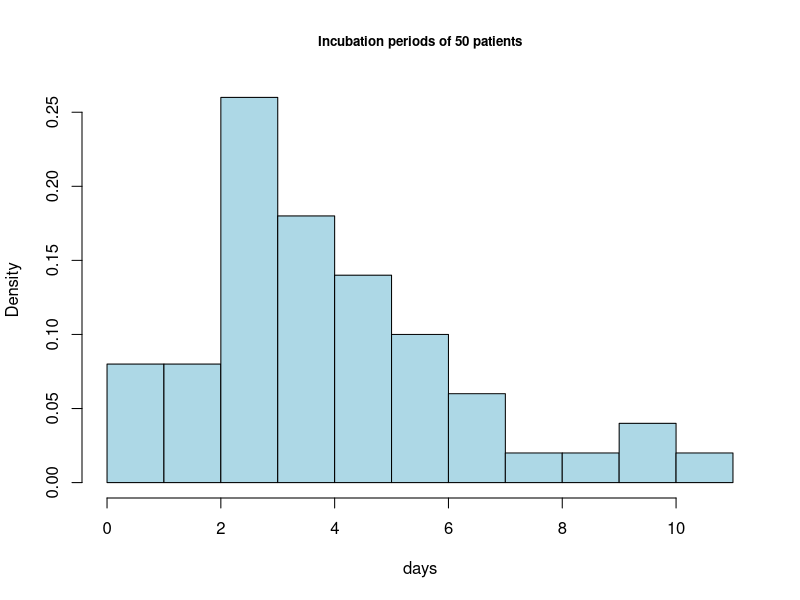
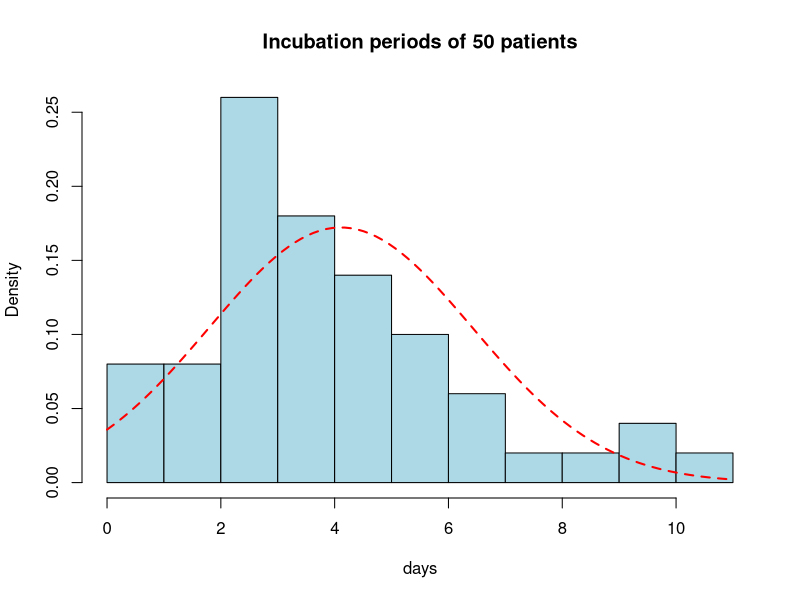
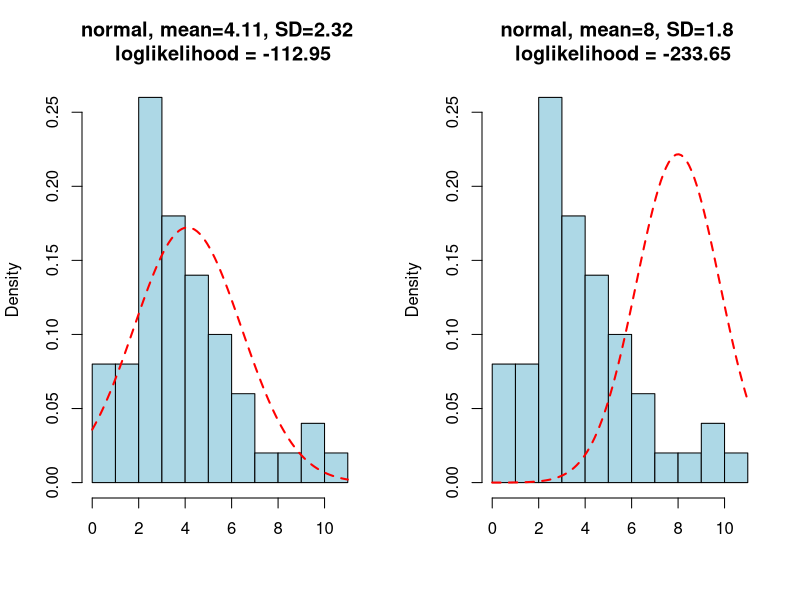
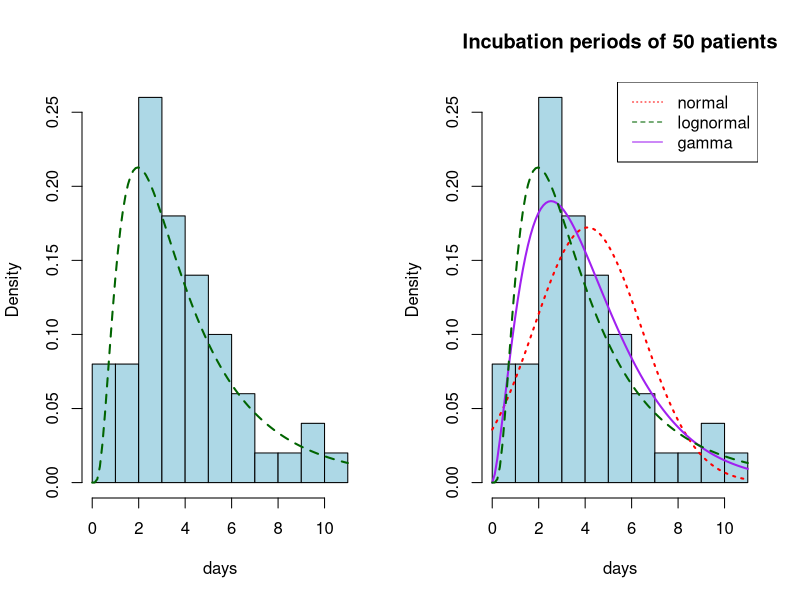

Generate these figures, in order, with R:
## ---- chunk 1
knitr::opts_chunk$set(fig.align='center',
                      fig.height=3,
                      fig.width=3,
                      out.width="0.9\\linewidth",
                      echo=T,
                      eval=T)
## ---- chunk 2
ncov_simple <- read.csv('nCoV_simple.csv')
# or:
# ncov_simple <- read.csv(file.choose())
head(ncov_simple)
## ---- chunk 3
summary(ncov_simple$incubation)
## ---- chunk 4
#| code-fold: true
#| code-summary: "Show code"
hist(ncov_simple$incubation,main='Incubation periods of 50 patients',
     col='lightblue',freq = F,
     xlab='days',nclass=10,cex.main=0.8)
## ---- chunk 5
library('MASS')  #need to install first, if not installed
result <- fitdistr(ncov_simple$incubation,'normal')
result$estimate
result$sd
result$loglik
## ---- chunk 6
hist(ncov_simple$incubation,
     main='Incubation periods of 50 patients',
     col='lightblue',prob=T,xlab='days',nclass=10)
curve(dnorm(x,mean=result$estimate[1],sd=result$estimate[2]),
      add=T,col='red',lwd=2,lty='dashed')
## ---- chunk 7
# "Hand calculation" of the log likelihood
log(prod(dnorm(ncov_simple$incubation,mean=8,sd=1.8)))
## ---- chunk 8
#| code-fold: true
#| code-summary: "Show code"
par(mfrow=c(1,2))
hist(ncov_simple$incubation,main='normal, mean=4.11, SD=2.32 \n loglikelihood = -112.95',
     col='lightblue',freq = F,
     xlab=NA,nclass=10)
curve(dnorm(x,mean=4.1076,sd=2.3166),
      add=T,col='red',lwd=2,lty='dashed')
hist(ncov_simple$incubation,main='normal, mean=8, SD=1.8 \n loglikelihood = -233.65',
     col='lightblue',freq = F,
     xlab=NA,nclass=10)
curve(dnorm(x,mean=8,sd=1.8),
      add=T,col='red',lwd=2,lty='dashed')
## ---- chunk 9
result <- fitdistr(ncov_simple$incubation,'lognormal',lower=0.01)
result$estimate
## ---- chunk 10
hist(ncov_simple$incubation,main=NA,
     col='lightblue',prob=T,xlab='days',nclass=10)
curve(dlnorm(x,meanlog=result$estimate[1],sdlog=result$estimate[2]),
      add=T,col='darkgreen',lwd=2,lty='dashed')
## ---- chunk 11
# by hand
log(prod(dlnorm(ncov_simple$incubation,
                meanlog=result$estimate[1],sdlog=result$estimate[2])))
# in R
result$loglik
## ---- chunk 12
#| code-fold: true
#| code-summary: "Show code"
hist(ncov_simple$incubation,main='Incubation periods of 50 patients',
     col='lightblue',freq = F,
     xlab='days',nclass=10)
curve(dnorm(x,mean=4.1076,sd=2.3166),add=T,col='red',lwd=2,lty='dotted')
curve(dgamma(x,shape=2.61,rate=0.636),add=T,col='purple',lwd=2,lty='solid')
curve(dlnorm(x,meanlog=1.21,sdlog=0.73),add=T,col='darkgreen',lwd=2,lty='dashed')

legend('topright',legend =c('normal','lognormal','gamma'),
       col=c('red','darkgreen','purple'),
       lty=c('dotted','dashed','solid'))
